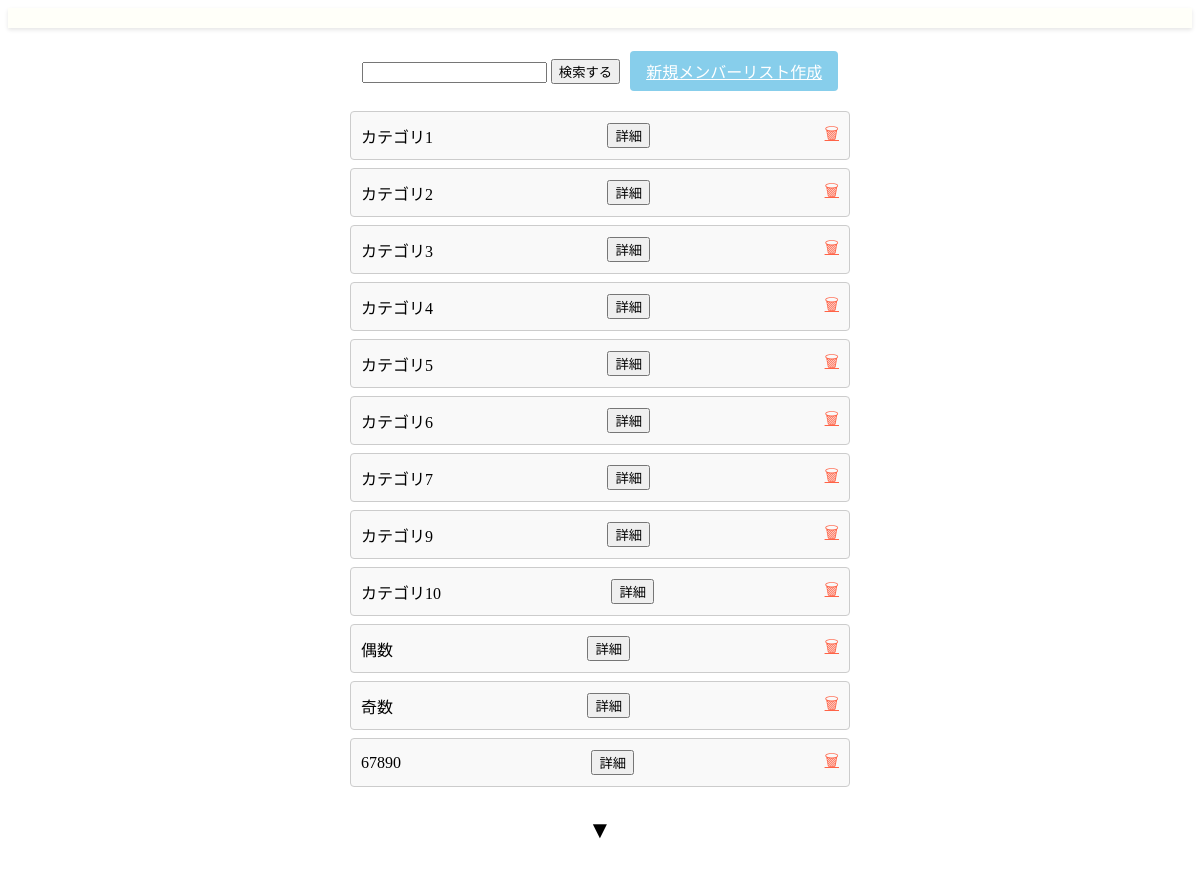
Page /memberlist/ on the committed database.
### canri_app/models.py (models this page shows)
class Category(models.Model):
    category_id = models.AutoField(primary_key=True)
    category_name = models.CharField(max_length=255)
    detail = models.TextField(null=True, blank=True)
    creation_date = models.DateTimeField()
    update_date = models.DateTimeField(null=True, blank=True)
    deletion_date = models.DateTimeField(null=True, blank=True)
    deletion_flag = models.BooleanField(default=False)
    class Meta:
        db_table = 'Category'

### canri_app/views.py (the view)
# urls.py: path('memberlist/', views.MemberListView.as_view(), name='memberlist'),
class MemberListView(TemplateView):
    template_name = "memberlist.html"
    def get(self, request, *args, **kwargs):
        categories = Category.objects.filter(deletion_flag=False)
        context = {
            "categories": categories  # カテゴリー
        }
        return render(request, self.template_name, context)

### canri_app/templates/memberlist.html (shortened to what this page needs)
{% extends 'base.html' %}
{% load static %}
{% block head %}
<link rel="stylesheet" href="{% static 'css/memberlist.css' %}">
{% endblock %}
{% block content %}
<div class="member-list-container">
    <div class="search-create-bar">
        <form action="" method="get">
        <input name="query" value="{{ request.GET.query }}" type="text" />
        <button type="submit">検索する</button>
        </form>
        <a href="{% url 'canri_app:memberlist_make' %}" class="create-member-btn">新規メンバーリスト作成</a>
    </div>
    {% for category in categories %}
    <div class="member-list">
        <div class="member-item">
            <span>{{ category.category_name }}</span>
            <form method="GET" action="{% url 'canri_app:memberlist_edit' category_id=category.category_id %}">
                <button type="submit" class="btn">詳細</button>
            </form>
            <a href="{% url 'canri_app:memberlist_delete' category_id=category.category_id %}" class="delete-btn">&#128465;</a>
        </div>
    </div>
    {% endfor %}
    <div class="pagination">
        <button class="more-btn">&#9660;</button>
    </div>
</div>
{% endblock %}

### static/css/memberlist.css (style rules this page uses)
.member-list-container { padding: 20px; display: flex; flex-direction: column; align-items: center; }
.search-create-bar { display: flex; align-items: center; gap: 10px; margin-bottom: 20px; }
.create-member-btn { padding: 8px 16px; background-color: #87ceeb; color: white; border: none; border-radius: 4px; cursor: pointer; }
.member-list { width: 100%; max-width: 500px; }
.member-item { display: flex; align-items: center; justify-content: space-between; padding: 10px; border: 1px solid #ccc; margin-bottom: 8px; border-radius: 4px; background-color: #f9f9f9; }
.delete-btn { background: none; border: none; color: #ff6347; cursor: pointer; font-size: 16px; }
.pagination { margin-top: 20px; }
.more-btn { background: none; border: none; font-size: 24px; cursor: pointer; }

### rows in the picture
Category: category_name "カテゴリ1"
Category: category_name "カテゴリ2"
Category: category_name "カテゴリ3"
Category: category_name "カテゴリ4"
Category: category_name "カテゴリ5"
Category: category_name "カテゴリ6"
Category: category_name "カテゴリ7"
Category: category_name "カテゴリ9"
Category: category_name "カテゴリ10"
Category: category_name "偶数"
Category: category_name "奇数"
Category: category_name "67890"
